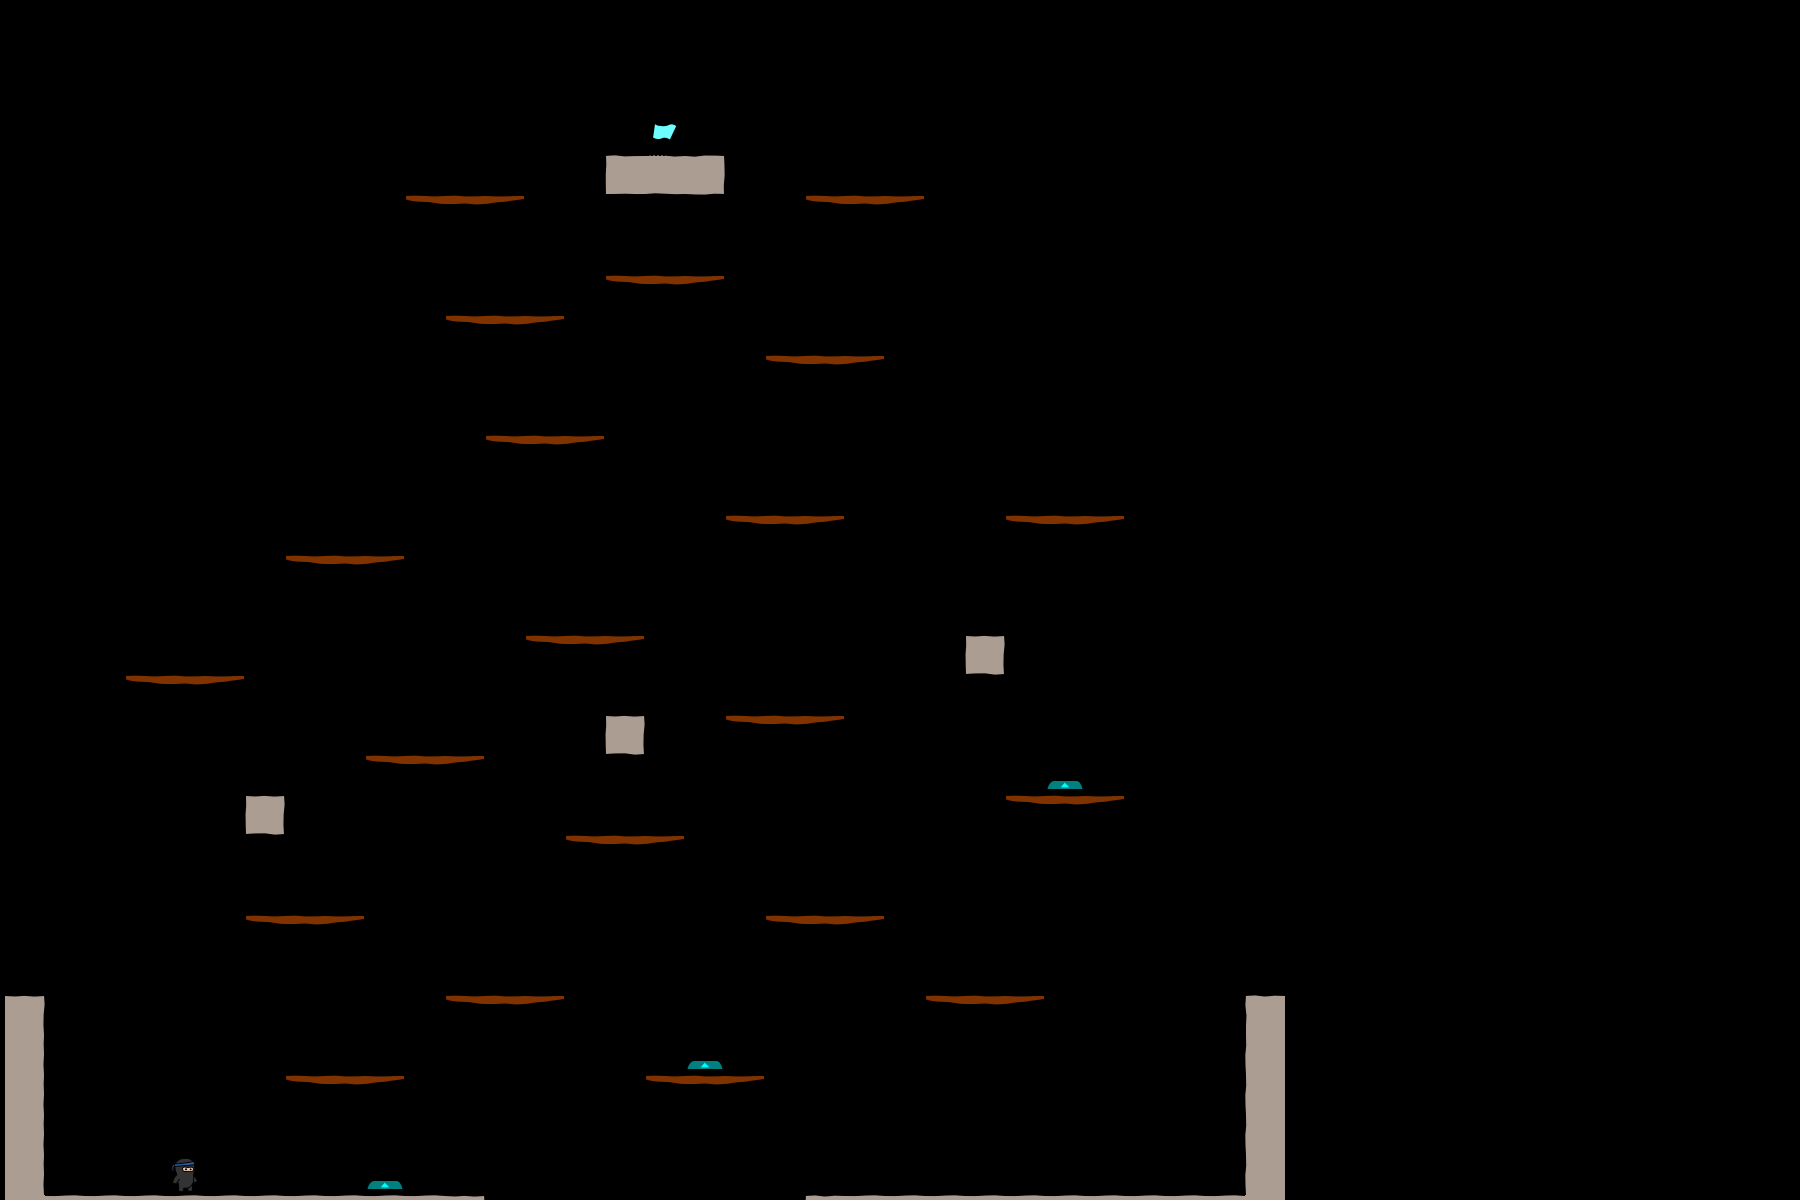

The image is a tile-based game level rendered from a .tmx file. Its description and source (layers, tilesets, objects; grid data summarised) follow:
An orthogonal 45x30 tile map with 40x40 px tiles, 3 tile layers (bg, objects, fg), 2 tilesets.

<map version="1.0" orientation="orthogonal" width="45" height="30" tilewidth="40" tileheight="40">
 <tileset firstgid="1" name="world1" tilewidth="50" tileheight="50">
  <image source="world1.png" width="400" height="400" />
 </tileset>
 <tileset firstgid="65" name="objectpalette" tilewidth="50" tileheight="50">
  <image source="objectpalette.png" width="400" height="400" />
 </tileset>
 <layer name="bg" width="32" height="40">
  <data>[1280 cells, 343 non-empty, 13 distinct tile ids]</data>
 </layer>
 <layer name="objects" width="32" height="40">
  <data>[1280 cells, 7 non-empty, 4 distinct tile ids]</data>
 </layer>
 <layer name="fg" width="32" height="40">
  <data>[1280 cells, 0 non-empty, 0 distinct tile ids]</data>
 </layer>
</map>
